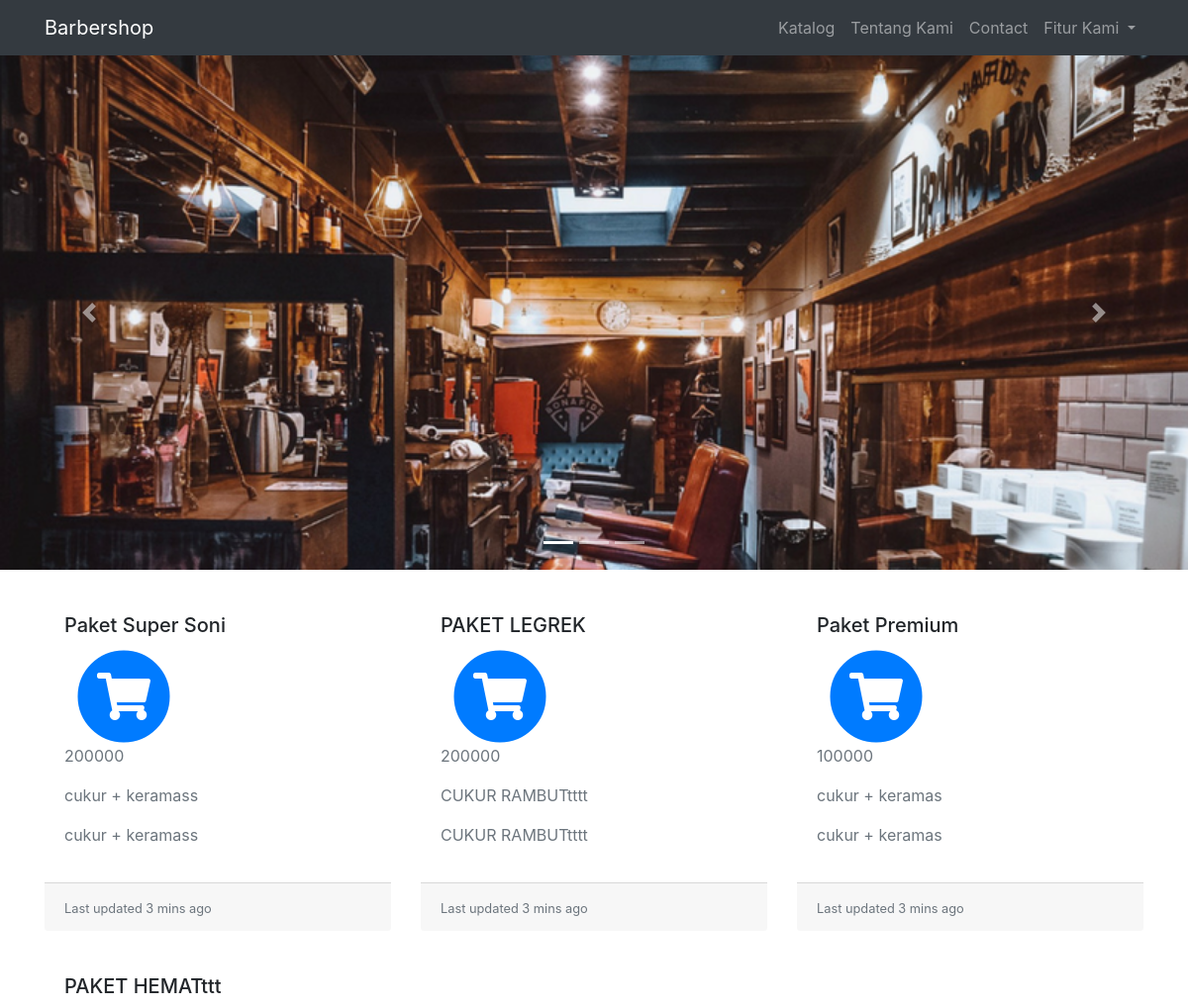
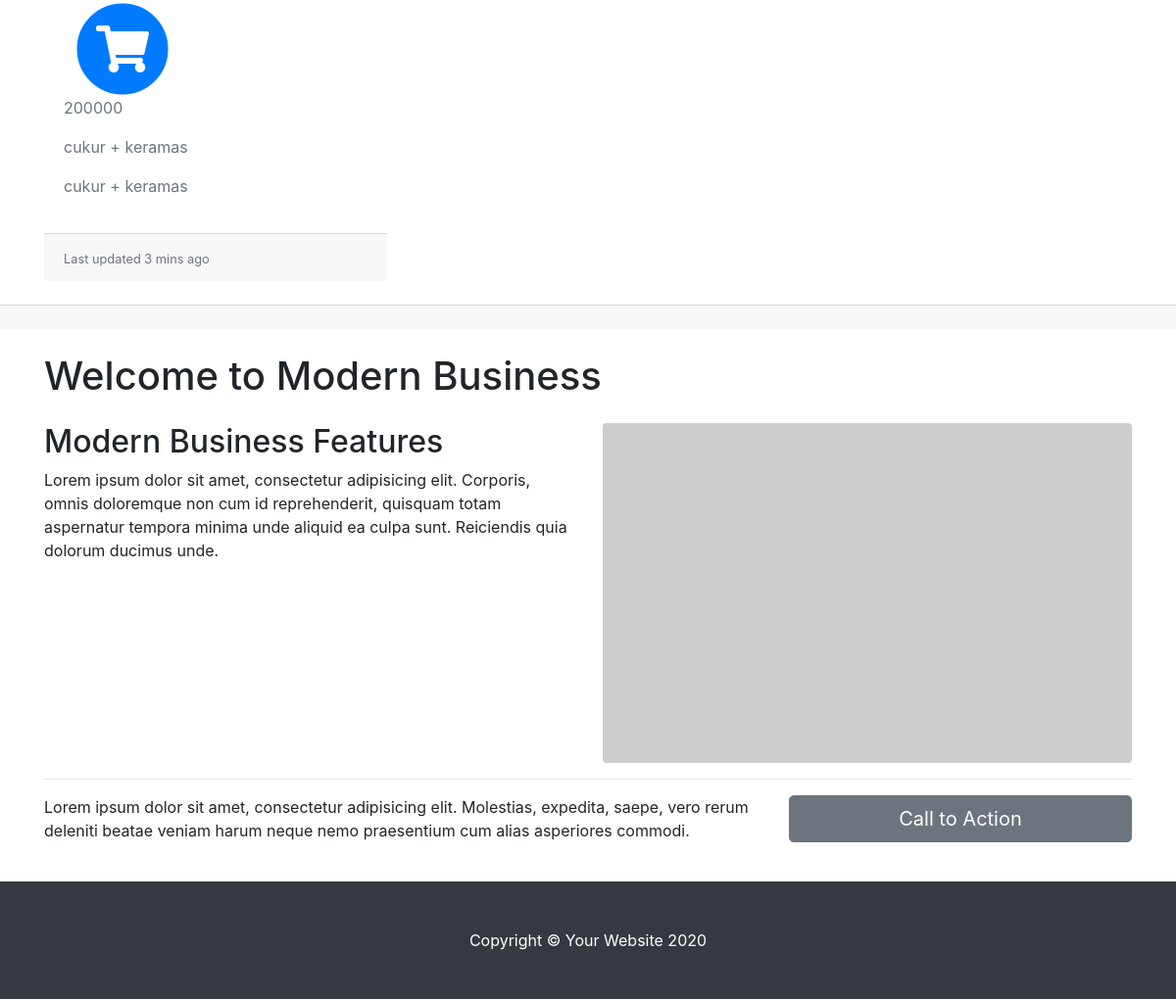
The page /tugas_barber/index.php/customer/dashboard_customer on the database its author committed (2 pictures, top to bottom).
### tables this page shows
CREATE TABLE `paket_cukur` (
  `id_paket` int(11) NOT NULL,
  `nama_paket` varchar(120) NOT NULL,
  `detail_paket` varchar(120) NOT NULL,
  `harga` varchar(50) NOT NULL,
  `status` varchar(50) NOT NULL
);

### tugas_barber/application/controllers/customer/dashboard_customer.php (called while the page is built)
<?php
class Dashboard_customer extends CI_Controller{
    public function index()
    {
        $data['paket'] = $this->paket_model->get_data('paket_cukur')->result();
        $this->load->view('template_customer/header');
        $this->load->view('customer/dashboard_customer',$data);
        $this->load->view('template_customer/footer');
    }
}
?>

### tugas_barber/index.php (called while the page is built, shortened)
<?php
require_once BASEPATH.'core/CodeIgniter.php';

### tugas_barber/application/models/paket_model.php (called while the page is built, shortened)
<?php
class Paket_model extends CI_model
{
    public function get_data($table)
    {
        return $this->db->get($table);
    }
}
?>

### tugas_barber/application/views/customer/dashboard_customer.php (the view, shortened to what this page needs)
<body>
  <nav class="navbar fixed-top navbar-expand-lg navbar-dark bg-dark fixed-top">
    <div class="container">
      <a class="navbar-brand" href="index.html">Barbershop</a>
      <div class="collapse navbar-collapse" id="navbarResponsive">
        <ul class="navbar-nav ml-auto">
          <li class="nav-item">
            <a class="nav-link" href="#">Katalog</a>
          </li>
          <li class="nav-item">
            <a class="nav-link" href="#">Tentang Kami</a>
          </li>
          <li class="nav-item">
            <a class="nav-link" href="#">Contact</a>
          </li>
          <li class="nav-item dropdown">
            <a class="nav-link dropdown-toggle" href="#" id="navbarDropdownPortfolio" data-toggle="dropdown" aria-haspopup="true" aria-expanded="false">
              Fitur Kami
            </a>
          </li>
        </ul>
      </div>
    </div>
  </nav>
  <header>
  <div id="carouselExampleIndicators" class="carousel slide" data-ride="carousel">
      <ol class="carousel-indicators">
        <li data-target="#carouselExampleIndicators" data-slide-to="0" class="active"></li>
        <li data-target="#carouselExampleIndicators" data-slide-to="1"></li>
        <li data-target="#carouselExampleIndicators" data-slide-to="2"></li>
      </ol>
      <div class="carousel-inner" >
        <div class="carousel-item active">
        <img src =<?php echo base_url('assets/img/slider1.png')?> class="d-block w-100" alt="image">
        </div>
      </div>
      <a class="carousel-control-prev" href="#carouselExampleIndicators" role="button" data-slide="prev">
        <span class="carousel-control-prev-icon" aria-hidden="true"></span>
      </a>
      <a class="carousel-control-next" href="#carouselExampleIndicators" role="button" data-slide="next">
        <span class="carousel-control-next-icon" aria-hidden="true"></span>
      </a>
    </div>
  </header>
<div class="container">
<div class="row mt-4">
<?php foreach($paket as $pk) : ?>
  <div class="col-lg-4 col-md-6 mb-4 mt-120px">
  <div class="card-h100 ">
   <div class="card-body" >
      <h5 class="card-title"><?php echo $pk->nama_paket ?></h5>
      <span class="fa-stack fa-3x">
      <i class="fas fa-circle fa-stack-2x text-primary"></i>
      <i class="fas fa-shopping-cart fa-stack-1x fa-inverse"></i>
    </span>
      <p class="text-muted"><?php echo $pk->harga ?></p>
      <p class="text-muted"><?php echo $pk->detail_paket ?></p>
      <p class="text-muted"><?php echo $pk->detail_paket ?></p>
    </div>
    <div class="card-footer">
      <small class="text-muted">Last updated 3 mins ago</small>
    </div>
  </div>
</div>
<?php endforeach; ?>
</div>
</div>
<div class="card-footer">
</div>
  <div class="container">
    <h1 class="my-4">Welcome to Modern Business</h1>
    <div class="row">
      <div class="col-lg-6">
        <h2>Modern Business Features</h2>
        <p>Lorem ipsum dolor sit amet, consectetur adipisicing elit. Corporis, omnis doloremque non cum id reprehenderit, quisquam totam aspernatur tempora minima unde aliquid ea culpa sunt. Reiciendis quia dolorum ducimus unde.</p>
      </div>
      <div class="col-lg-6">
        <img class="img-fluid rounded" src="http://placehold.it/700x450" alt="">
      </div>
    </div>
    <hr>
    <div class="row mb-4">
      <div class="col-md-8">
        <p>Lorem ipsum dolor sit amet, consectetur adipisicing elit. Molestias, expedita, saepe, vero rerum deleniti beatae veniam harum neque nemo praesentium cum alias asperiores commodi.</p>
      </div>
      <div class="col-md-4">
        <a class="btn btn-lg btn-secondary btn-block" href="#">Call to Action</a>
      </div>
    </div>
  </div>

### tugas_barber/assets/assets_customer/css/modern-business.css (style rules this page uses)
body { padding-top: 56px; }
.carousel-item { height: 65vh; min-height: 300px; background: no-repeat center center scroll; -webkit-background-size: cover; -moz-background-size: cover; -o-background-size: cover; background-size: cover; }

### rows shown on the page
paket_cukur: nama_paket "Paket Super Soni", harga "200000", detail_paket "cukur + keramass"
paket_cukur: nama_paket "PAKET LEGREK", harga "200000", detail_paket "CUKUR RAMBUTtttt"
paket_cukur: nama_paket "Paket Premium", harga "100000", detail_paket "cukur + keramas"
paket_cukur: nama_paket "PAKET HEMATttt", harga "200000", detail_paket "cukur + keramas"
